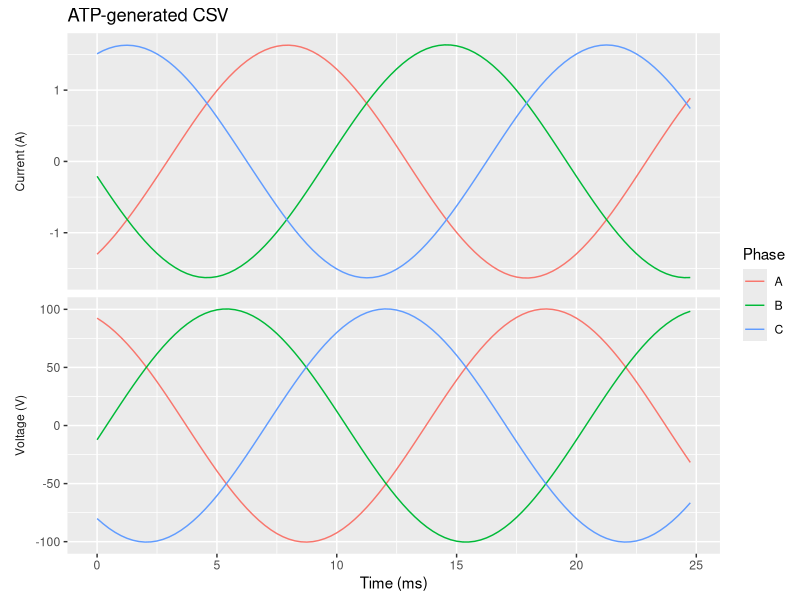
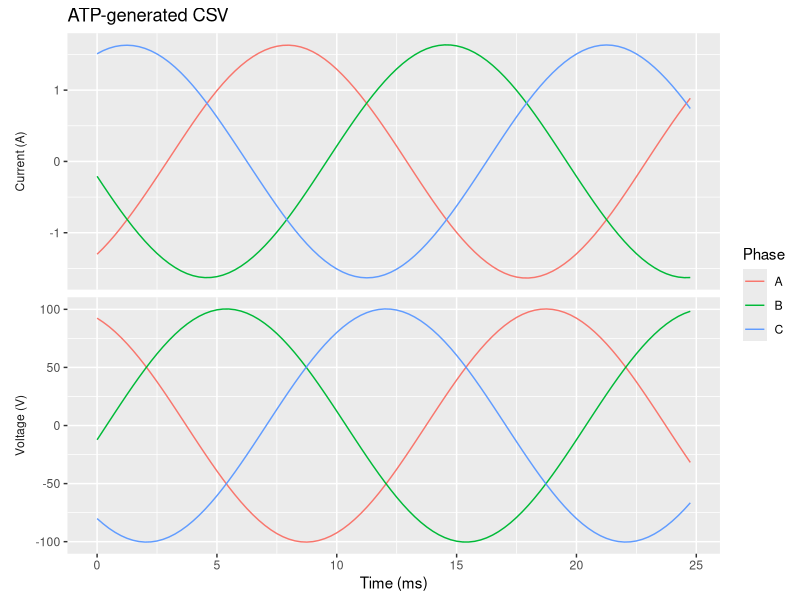

Write R code to recreate these figures, in order.
library(ggplot2)
library(tidyr)
library(dplyr)

if (!dir.exists("03-plots")) {
  dir.create("03-plots")
}

atpiec <- read.csv("01-data/REGUAS_BJDLAPA.csv") |>
  rename(time_us = T..us.) |>
  filter(time_us >= 0) |>
  mutate(time_ms = time_us / 1000) |>
  mutate(time_s = time_ms / 1000) |>
  relocate(time_us, time_ms, time_s)

melted <- atpiec |>
  pivot_longer(
    cols = !time_us:time_s,
    names_to = c("type", "phase", "input"),
    names_sep = c(1, 2, 3),
    values_to = "measurement",
  )

melted |>
  filter(time_ms < 25) |>
  ggplot(aes(time_ms, measurement, color = phase)) +
  geom_line() +
  # geom_point() +
  facet_wrap(
    ~type,
    ncol = 1,
    scales = "free_y",
    strip.position = "left",
    labeller = as_labeller(c(I = "Current (A)", V = "Voltage (V)")),
  ) +
  labs(
    title = "ATP-generated CSV",
    x = "Time (ms)",
    color = "Phase",
  ) +
  ylab(NULL) +
  theme(
    strip.background = element_blank(),
    strip.placement = "outside",
  )

ggsave("03-plots/98-atp_csv.pdf", width = 10, height = 5, units = "in")
